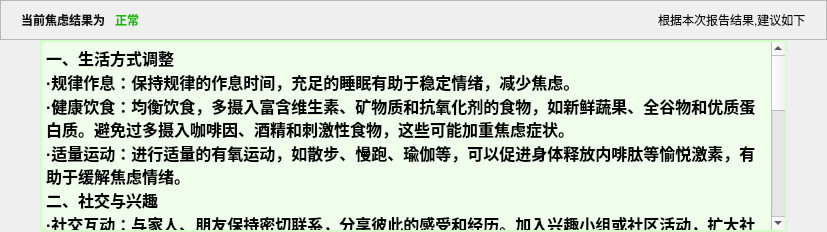
           <widget class="QWidget" name="jl_zc">
            <property name="styleSheet">
             <string notr="true"/>
            </property>
            <layout class="QVBoxLayout" name="verticalLayout_46">
             <property name="spacing">
              <number>0</number>
             </property>
             <property name="leftMargin">
              <number>0</number>
             </property>
             <property name="topMargin">
              <number>0</number>
             </property>
             <property name="rightMargin">
              <number>0</number>
             </property>
             <property name="bottomMargin">
              <number>0</number>
             </property>
             <item>
              <layout class="QVBoxLayout" name="verticalLayout_41">
               <property name="spacing">
                <number>0</number>
               </property>
               <item>
                <widget class="QFrame" name="frame_25">
                 <property name="frameShape">
                  <enum>QFrame::StyledPanel</enum>
                 </property>
                 <property name="frameShadow">
                  <enum>QFrame::Raised</enum>
                 </property>
                 <layout class="QHBoxLayout" name="horizontalLayout_44">
                  <property name="spacing">
                   <number>10</number>
                  </property>
                  <property name="leftMargin">
                   <number>20</number>
                  </property>
                  <property name="rightMargin">
                   <number>20</number>
                  </property>
                  <item>
                   <widget class="QLabel" name="label_59">
                    <property name="styleSheet">
                     <string notr="true">color: rgb(16, 16, 16);
font: 75 12pt &quot;微软雅黑&quot;;
font-weight: bold;</string>
                    </property>
                    <property name="text">
                     <string>当前焦虑结果为</string>
                    </property>
                   </widget>
                  </item>
                  <item>
                   <widget class="QLabel" name="label_60">
                    <property name="styleSheet">
                     <string notr="true">color: rgb(28, 187, 0);
font: 75 14pt &quot;微软雅黑&quot;;
font-weight: bold;</string>
                    </property>
                    <property name="text">
                     <string>正常</string>
                    </property>
                   </widget>
                  </item>
                  <item>
                   <spacer name="horizontalSpacer_17">
                    <property name="orientation">
                     <enum>Qt::Horizontal</enum>
                    </property>
                    <property name="sizeHint" stdset="0">
                     <size>
                      <width>509</width>
                      <height>20</height>
                     </size>
                    </property>
                   </spacer>
                  </item>
                  <item>
                   <widget class="QLabel" name="label_61">
                    <property name="styleSheet">
                     <string notr="true">color: rgb(16, 16, 16);
font: 75 12pt &quot;微软雅黑&quot;;
</string>
                    </property>
                    <property name="text">
                     <string>根据本次报告结果,建议如下</string>
                    </property>
                   </widget>
                  </item>
                 </layout>
                </widget>
               </item>
               <item>
                <layout class="QVBoxLayout" name="verticalLayout_47">
                 <property name="leftMargin">
                  <number>40</number>
                 </property>
                 <property name="rightMargin">
                  <number>40</number>
                 </property>
                 <item>
                  <widget class="QTextEdit" name="textEdit_8">
                   <property name="styleSheet">
                    <string notr="true"> QTextEdit {
        background-color: rgb(240, 255, 236);
		border: 2px solid rgb(212, 255, 203);
    }</string>
                   </property>
                   <property name="readOnly">
                    <bool>true</bool>
                   </property>
                   <property name="html">
                    <string>&lt;!DOCTYPE HTML PUBLIC &quot;-//W3C//DTD HTML 4.0//EN&quot; &quot;http://www.w3.org/TR/REC-html40/strict.dtd&quot;&gt;
&lt;html&gt;&lt;head&gt;&lt;meta name=&quot;qrichtext&quot; content=&quot;1&quot; /&gt;&lt;meta charset=&quot;utf-8&quot; /&gt;&lt;style type=&quot;text/css&quot;&gt;
p, li { white-space: pre-wrap; }
hr { height: 1px; border-width: 0; }
li.unchecked::marker { content: &quot;\2610&quot;; }
li.checked::marker { content: &quot;\2612&quot;; }
&lt;/style&gt;&lt;/head&gt;&lt;body style=&quot; font-family:'Microsoft YaHei UI'; font-size:9pt; font-weight:400; font-style:normal;&quot;&gt;
&lt;p style=&quot; margin-top:0px; margin-bottom:0px; margin-left:0px; margin-right:0px; -qt-block-indent:0; text-indent:0px;&quot;&gt;&lt;span style=&quot; font-family:'SimSun'; font-size:12pt; font-weight:600;&quot;&gt;一、生活方式调整&lt;/span&gt;&lt;/p&gt;
&lt;p style=&quot; margin-top:0px; margin-bottom:0px; margin-left:0px; margin-right:0px; -qt-block-indent:0; text-indent:0px;&quot;&gt;&lt;span style=&quot; font-family:'SimSun'; font-size:12pt; font-weight:600;&quot;&gt;·规&lt;/span&gt;&lt;span style=&quot; font-family:'SimSun'; font-size:12pt; font-weight:600; color:#000000;&quot;&gt;律作息：&lt;/span&gt;&lt;span style=&quot; font-family:'SimSun'; font-size:12pt; font-weight:600;&quot;&gt;保持规律的作息时间，充足的睡眠有助于稳定情绪，减少焦虑。&lt;/span&gt;&lt;/p&gt;
&lt;p style=&quot; margin-top:0px; margin-bottom:0px; margin-left:0px; margin-right:0px; -qt-block-indent:0; text-indent:0px;&quot;&gt;&lt;span style=&quot; font-family:'SimSun'; font-size:12pt; font-weight:600;&quot;&gt;·&lt;/span&gt;&lt;span style=&quot; font-family:'SimSun'; font-size:12pt; font-weight:600; color:#000000;&quot;&gt;健康饮食&lt;/span&gt;&lt;span style=&quot; font-family:'SimSun'; font-size:12pt; font-weight:600;&quot;&gt;：均衡饮食，多摄入富含维生素、矿物质和抗氧化剂的食物，如新鲜蔬果、全谷物和优质蛋白质。避免过多摄入咖啡因、酒精和刺激性食物，这些可能加重焦虑症状。&lt;/span&gt;&lt;/p&gt;
&lt;p style=&quot; margin-top:0px; margin-bottom:0px; margin-left:0px; margin-right:0px; -qt-block-indent:0; text-indent:0px;&quot;&gt;&lt;span style=&quot; font-family:'SimSun'; font-size:12pt; font-weight:600;&quot;&gt;·&lt;/span&gt;&lt;span style=&quot; font-family:'SimSun'; font-size:12pt; font-weight:600; color:#000000;&quot;&gt;适量运动&lt;/span&gt;&lt;span style=&quot; font-family:'SimSun'; font-size:12pt; font-weight:600;&quot;&gt;：进行适量的有氧运动，如散步、慢跑、瑜伽等，可以促进身体释放内啡肽等愉悦激素，有助于缓解焦虑情绪。&lt;/span&gt;&lt;/p&gt;
&lt;p style=&quot; margin-top:0px; margin-bottom:0px; margin-left:0px; margin-right:0px; -qt-block-indent:0; text-indent:0px;&quot;&gt;&lt;span style=&quot; font-family:'SimSun'; font-size:12pt; font-weight:600;&quot;&gt;二、社交与兴趣&lt;/span&gt;&lt;/p&gt;
&lt;p style=&quot; margin-top:0px; margin-bottom:0px; margin-left:0px; margin-right:0px; -qt-block-indent:0; text-indent:0px;&quot;&gt;&lt;span style=&quot; font-family:'SimSun'; font-size:12pt; font-weight:600;&quot;&gt;·社交互动：与家人、朋友保持密切联系，分享彼此的感受和经历。加入兴趣小组或社区活动，扩大社交圈子，增加生活的乐趣和多样性。&lt;/span&gt;&lt;/p&gt;
&lt;p style=&quot; margin-top:0px; margin-bottom:0px; margin-left:0px; margin-right:0px; -qt-block-indent:0; text-indent:0px;&quot;&gt;&lt;span style=&quot; font-family:'SimSun'; font-size:12pt; font-weight:600;&quot;&gt;·培养兴趣：投入时间在自己喜欢的活动中，如阅读、绘画、音乐等。这些活动可以转移注意力，减轻焦虑情绪。&lt;/span&gt;&lt;/p&gt;
&lt;p style=&quot; margin-top:0px; margin-bottom:0px; margin-left:0px; margin-right:0px; -qt-block-indent:0; text-indent:0px;&quot;&gt;&lt;span style=&quot; font-family:'SimSun'; font-size:12pt; font-weight:600;&quot;&gt;三、自我关怀&lt;/span&gt;&lt;/p&gt;
&lt;p style=&quot; margin-top:0px; margin-bottom:0px; margin-left:0px; margin-right:0px; -qt-block-indent:0; text-indent:0px;&quot;&gt;&lt;span style=&quot; font-family:'SimSun'; font-size:12pt; font-weight:600;&quot;&gt;·自我接纳：接受自己的不完美和焦虑情绪的存在，不要过于苛求自己。学会自我宽容和关爱，有助于减轻心理负担。&lt;/span&gt;&lt;/p&gt;
&lt;p style=&quot; margin-top:0px; margin-bottom:0px; margin-left:0px; margin-right:0px; -qt-block-indent:0; text-indent:0px;&quot;&gt;&lt;span style=&quot; font-family:'SimSun'; font-size:12pt; font-weight:600;&quot;&gt;·放松训练：定期进行放松训练，如深呼吸、冥想等，以减轻身体的紧张感和焦虑情绪。&lt;/span&gt;&lt;/p&gt;
&lt;p style=&quot; margin-top:0px; margin-bottom:0px; margin-left:0px; margin-right:0px; -qt-block-indent:0; text-indent:0px;&quot;&gt;&lt;span style=&quot; font-family:'SimSun'; font-size:12pt; font-weight:600;&quot;&gt;·避免压力源：尽可能避免或减少与压力源的接触，如减少工作负担、调整工作环境等。如果无法避免，学会以积极的心态面对压力。&lt;/span&gt;&lt;/p&gt;
&lt;p style=&quot; margin-top:0px; margin-bottom:0px; margin-left:0px; margin-right:0px; -qt-block-indent:0; text-indent:0px;&quot;&gt;&lt;span style=&quot; font-family:'SimSun'; font-size:12pt; font-weight:600;&quot;&gt;四、持续监测&lt;/span&gt;&lt;/p&gt;
&lt;p style=&quot; margin-top:0px; margin-bottom:0px; margin-left:0px; margin-right:0px; -qt-block-indent:0; text-indent:0px;&quot;&gt;&lt;span style=&quot; font-family:'SimSun'; font-size:12pt; font-weight:600;&quot;&gt;·自我观察：密切关注自己的情绪变化，如果焦虑情绪持续加重或出现其他不适症状，应及时就医。&lt;/span&gt;&lt;/p&gt;
&lt;p style=&quot; margin-top:0px; margin-bottom:0px; margin-left:0px; margin-right:0px; -qt-block-indent:0; text-indent:0px;&quot;&gt;&lt;span style=&quot; font-family:'SimSun'; font-size:12pt; font-weight:600;&quot;&gt;·定期复查：如果之前有过焦虑症状并进行了检测，建议定期复查以了解自身健康状况的变化。&lt;/span&gt;&lt;/p&gt;
&lt;p style=&quot;-qt-paragraph-type:empty; margin-top:0px; margin-bottom:0px; margin-left:0px; margin-right:0px; -qt-block-indent:0; text-indent:0px; font-family:'SimSun'; font-size:12pt; font-weight:600;&quot;&gt;&lt;br /&gt;&lt;/p&gt;
&lt;p style=&quot; margin-top:0px; margin-bottom:0px; margin-left:0px; margin-right:0px; -qt-block-indent:0; text-indent:0px;&quot;&gt;&lt;span style=&quot; font-family:'SimSun'; font-size:12pt; font-weight:600; color:#ff0000;&quot;&gt;总之，当焦虑的检测结果为正常时，个体可以通过心理调适、生活方式调整、社交与兴趣培养以及自我关怀等方法来缓解焦虑情绪。同时，保持对自身情绪变化的关注并定期复查也是非常重要的。&lt;/span&gt;&lt;/p&gt;&lt;/body&gt;&lt;/html&gt;</string>
                   </property>
                  </widget>
                 </item>
                </layout>
               </item>
              </layout>
             </item>
            </layout>
           </widget>
